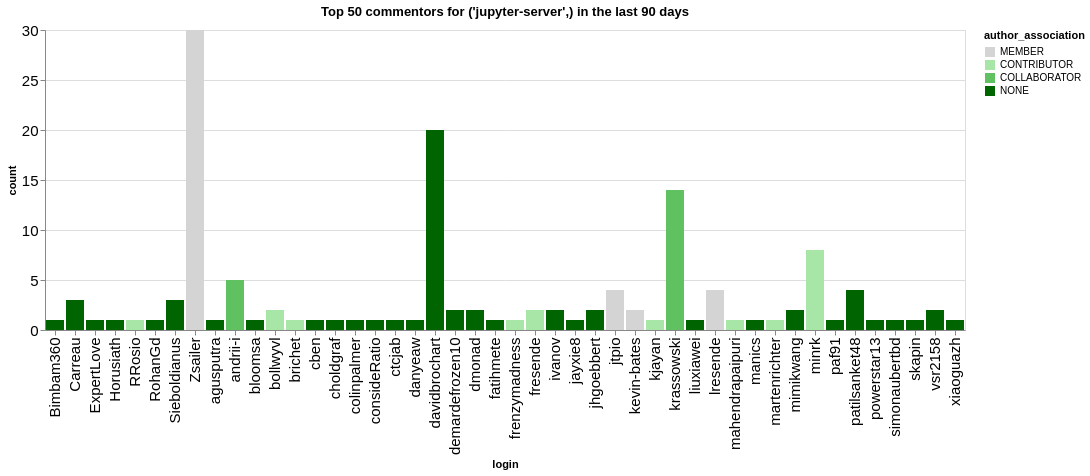

Notebook code cell kept with this figure:
### Code cell
n_plot = 50
charts = []
for ii, (iorg, idata) in enumerate(commentors.groupby(['org'])):
    title = f"Top {n_plot} commentors for {iorg} in the last {n_days} days"
    idata = idata.groupby('login', as_index=False).agg({'count': 'sum', 'author_association': 'first'})
    idata = idata.sort_values('count', ascending=False).head(n_plot)
    ch = alt.Chart(data=idata.head(n_plot), title=title).mark_bar().encode(
        x='login',
        y='count',
        color=alt.Color('author_association', scale=alt.Scale(domain=author_types, range=author_colors))
    )
    charts.append(ch)
alt.hconcat(*charts)

### Figure 1 — Vega-Lite specification as saved in the notebook (floating-point values rounded to 4 significant figures)
{"config": {"axisLeft": {"labelFontSize": 15}, "axisBottom": {"labelFontSize": 15}}, "hconcat": [{"mark": {"type": "bar"}, "encoding": {"color": {"field": "author_association", "scale": {"domain": ["MEMBER", "CONTRIBUTOR", "COLLABORATOR", "NONE"], "range": ["rgb(211.82745098039214, 211.82745098039214, 211.82745098039214)", "rgb(166.98562091503268, 229.89803921568628, 166.98562091503268)", "rgb(96.37647058823529, 192.75294117647059, 96.37647058823529)", "rgb(0.0, 100.3921568627451, 0.0)"]}, "type": "nominal"}, "x": {"field": "login", "type": "nominal"}, "y": {"field": "count", "type": "quantitative"}}, "title": "Top 50 commentors for ('jupyter-server',) in the last 90 days"}], "data": {"name": "data-21ddf448285b17756a41921249a4e13c"}, "$schema": "https://vega.github.io/schema/vega-lite/v5.20.1.json", "datasets": {"data-21ddf448285b17756a41921249a4e13c": [{"login": "Zsailer", "count": 30, "author_association": "MEMBER"}, {"login": "davidbrochart", "count": 20, "author_association": "NONE"}, {"login": "krassowski", "count": 14, "author_association": "COLLABORATOR"}, {"login": "minrk", "count": 8, "author_association": "CONTRIBUTOR"}, {"login": "andrii-i", "count": 5, "author_association": "COLLABORATOR"}, {"login": "jtpio", "count": 4, "author_association": "MEMBER"}, {"login": "patilsanket48", "count": 4, "author_association": "NONE"}, {"login": "lresende", "count": 4, "author_association": "MEMBER"}, {"login": "Carreau", "count": 3, "author_association": "NONE"}, {"login": "Sieboldianus", "count": 3, "author_association": "NONE"}, {"login": "demardefrozen10", "count": 2, "author_association": "NONE"}, {"login": "dmonad", "count": 2, "author_association": "NONE"}, {"login": "bollwyvl", "count": 2, "author_association": "CONTRIBUTOR"}, {"login": "fresende", "count": 2, "author_association": "CONTRIBUTOR"}, {"login": "ivanov", "count": 2, "author_association": "NONE"}, {"login": "jhgoebbert", "count": 2, "author_association": "NONE"}, {"login": "vsr2158", "count": 2, "author_association": "NONE"}, {"login": "mimikwang", "count": 2, "author_association": "NONE"}, {"login": "kevin-bates", "count": 2, "author_association": "MEMBER"}, {"login": "cben", "count": 1, "author_association": "NONE"}, {"login": "RRosio", "count": 1, "author_association": "CONTRIBUTOR"}, {"login": "RohanGd", "count": 1, "author_association": "NONE"}, {"login": "Bimbam360", "count": 1, "author_association": "NONE"}, {"login": "brichet", "count": 1, "author_association": "CONTRIBUTOR"}, {"login": "bloomsa", "count": 1, "author_association": "NONE"}, {"login": "agusputra", "count": 1, "author_association": "NONE"}, {"login": "ExpertLove", "count": 1, "author_association": "NONE"}, {"login": "Horusiath", "count": 1, "author_association": "NONE"}, {"login": "danyeaw", "count": 1, "author_association": "NONE"}, {"login": "colinpalmer", "count": 1, "author_association": "NONE"}, {"login": "jayxie8", "count": 1, "author_association": "NONE"}, {"login": "fatihmete", "count": 1, "author_association": "NONE"}, {"login": "frenzymadness", "count": 1, "author_association": "CONTRIBUTOR"}, {"login": "choldgraf", "count": 1, "author_association": "NONE"}, {"login": "ctcjab", "count": 1, "author_association": "NONE"}, {"login": "consideRatio", "count": 1, "author_association": "NONE"}, {"login": "liuxiawei", "count": 1, "author_association": "NONE"}, {"login": "kjayan", "count": 1, "author_association": "CONTRIBUTOR"}, {"login": "martenrichter", "count": 1, "author_association": "CONTRIBUTOR"}, {"login": "manics", "count": 1, "author_association": "NONE"}, {"login": "mahendrapaipuri", "count": 1, "author_association": "CONTRIBUTOR"}, {"login": "paf91", "count": 1, "author_association": "NONE"}, {"login": "powerstar13", "count": 1, "author_association": "NONE"}, {"login": "simonaubertbd", "count": 1, "author_association": "NONE"}, {"login": "skapin", "count": 1, "author_association": "NONE"}, {"login": "xiaoguazh", "count": 1, "author_association": "NONE"}]}}
